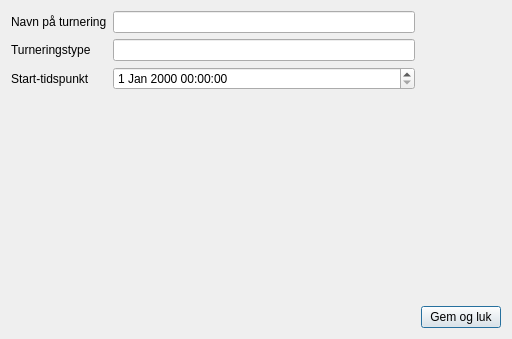
<?xml version="1.0" encoding="UTF-8"?>
<ui version="4.0">
 <class>Dialog</class>
 <widget class="QDialog" name="Dialog">
  <property name="geometry">
   <rect>
    <x>0</x>
    <y>0</y>
    <width>512</width>
    <height>339</height>
   </rect>
  </property>
  <property name="windowTitle">
   <string>Turnering</string>
  </property>
  <layout class="QGridLayout" name="gridLayout">
   <item row="0" column="1">
    <widget class="QLineEdit" name="txtName"/>
   </item>
   <item row="0" column="0">
    <widget class="QLabel" name="label">
     <property name="text">
      <string>Navn på turnering</string>
     </property>
    </widget>
   </item>
   <item row="1" column="0">
    <widget class="QLabel" name="label_2">
     <property name="text">
      <string>Turneringstype</string>
     </property>
    </widget>
   </item>
   <item row="3" column="0">
    <spacer name="verticalSpacer">
     <property name="orientation">
      <enum>Qt::Vertical</enum>
     </property>
     <property name="sizeHint" stdset="0">
      <size>
       <width>20</width>
       <height>40</height>
      </size>
     </property>
    </spacer>
   </item>
   <item row="1" column="1">
    <widget class="QLineEdit" name="txtType"/>
   </item>
   <item row="4" column="2">
    <widget class="QPushButton" name="btnSave">
     <property name="text">
      <string>Gem og luk</string>
     </property>
    </widget>
   </item>
   <item row="2" column="0">
    <widget class="QLabel" name="label_3">
     <property name="text">
      <string>Start-tidspunkt</string>
     </property>
    </widget>
   </item>
   <item row="2" column="1">
    <widget class="QDateTimeEdit" name="dateTurnering"/>
   </item>
  </layout>
 </widget>
 <resources/>
 <connections/>
</ui>
